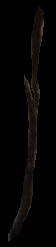
#> input picture UV_synthesis/back_stripes/back_b/b5.png, 56 x 247 px, found by its file name
$ python back_b5.py
#> lines starting #> are read from the running program, lines starting #| are printed output that depends on the picture
'''
b4
'''

import cv2
import numpy as np
import math
import matplotlib.pyplot as plt

def localTranslationWarpFastWithStrength(srcImg, startX, startY, endX, endY, radius, strength):
    ddradius = float(radius * radius)
    copyImg = np.zeros(srcImg.shape, np.uint8)
    copyImg = srcImg.copy()

    maskImg = np.zeros(srcImg.shape[:2], np.uint8)
    cv2.circle(maskImg, (startX, startY), math.ceil(radius), (255, 255, 255), -1)

    K0 = 100 / strength

    # 计算公式中的|m-c|^2
    ddmc_x = (endX - startX) * (endX - startX)
    ddmc_y = (endY - startY) * (endY - startY)
    H, W, C = srcImg.shape

    mapX = np.vstack([np.arange(W).astype(np.float32).reshape(1, -1)] * H)
    mapY = np.hstack([np.arange(H).astype(np.float32).reshape(-1, 1)] * W)

    distance_x = (mapX - startX) * (mapX - startX)
    distance_y = (mapY - startY) * (mapY - startY)
    distance = distance_x + distance_y
    K1 = np.sqrt(distance)
    ratio_x = (ddradius - distance_x) / (ddradius - distance_x + K0 * ddmc_x)
    ratio_y = (ddradius - distance_y) / (ddradius - distance_y + K0 * ddmc_y)
    ratio_x = ratio_x * ratio_x
    ratio_y = ratio_y * ratio_y

    UX = mapX - ratio_x * (endX - startX) * (1 - K1 / radius)
    UY = mapY - ratio_y * (endY - startY) * (1 - K1 / radius)

    np.copyto(UX, mapX, where=maskImg == 0)
    np.copyto(UY, mapY, where=maskImg == 0)
    UX = UX.astype(np.float32)
    UY = UY.astype(np.float32)
    copyImg = cv2.remap(srcImg, UX, UY, interpolation=cv2.INTER_LINEAR)

    return copyImg


#连续变换并保存j次图像
for j in range(10):

    # 读取图像，包括透明度通道
    img = cv2.imread('back_stripes/back_b/b5.png', cv2.IMREAD_UNCHANGED)
#> img is the input picture: shape (247, 56, 4); mean B, G, R, A 3, 3.7, 4.7, 34.9

    # 定义原始关键点
    src_points = np.int_([[39,18],[26,81],[33,106],[15,228]])

    #图像中心坐标
    center = (28,123)

    # 生成随机值
    '''此处随机值的大小代表了液化的移动程度'''
    rand_val = np.random.randint(1, 30)

    # 计算新的关键点，并转换为int
    dst_points = (src_points + np.random.randint(-rand_val, rand_val, src_points.shape)).astype(np.int_)

    #对每个关键点使用localTranslationWarpFastWithStrength函数
    for i in range(len(src_points)):
        img = localTranslationWarpFastWithStrength(img, src_points[i][0], src_points[i][1], dst_points[i][0], dst_points[i][1], 50, 200)
#> this loop made 4 passes
#> (ddmc_x in localTranslationWarpFastWithStrength, ddmc_y in localTranslationWarpFastWithStrength) on passes 1 to 4: (4, 64), (169, 100), (100, 36), (16, 36)
#> pass 1, in localTranslationWarpFastWithStrength, `distance_x = (mapX - startX) * (mapX - startX)`:
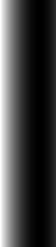
#> distance_x: shape (247, 56) float32; min 0, max 1521, mean 393.5; drawn with min black and max white
#> pass 1, in localTranslationWarpFastWithStrength, `distance_y = (mapY - startY) * (mapY - startY)`:
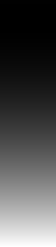
#> distance_y: shape (247, 56) float32; min 0, max 51984, mean 16109; drawn with min black and max white
#> pass 1, in localTranslationWarpFastWithStrength, `K1 = np.sqrt(distance)`:
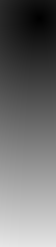
#> K1: shape (247, 56) float32; min 0, max 231.3, mean 109.9
#> after the loop:
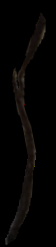
#> img: shape (247, 56, 4); mean B, G, R, A 2.9, 3.5, 4.5, 33.6


    #将变换后的新的关键点转换为np.float32
    src_points = dst_points.astype(np.float32)

    #定义矩阵变换关键点的新的随机值
    '''此处随机值的大小代表了仿射变换的程度'''
    rand_val = np.random.randint(1, 2)

    #计算新的关键点，并转换为float32
    dst_points = (src_points + np.random.randint(-rand_val, rand_val, src_points.shape)).astype(np.float32)


    #计算关键点的最大垂直距离,也就是y坐标的最大值减去最小值
    max_y = np.max(dst_points[:,1])
    min_y = np.min(dst_points[:,1])
    y_distance = max_y - min_y
    print('dst_points=',dst_points)
    print('y_distance=',y_distance)


    # 计算仿射变换矩阵
    matrix = cv2.getPerspectiveTransform(src_points, dst_points)

    # 对图像进行扭曲，边界外的值设为透明
    warped_img = cv2.warpPerspective(img, matrix, (img.shape[1], img.shape[0]), borderValue=(0,0,0,0))
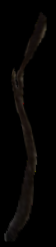
#> warped_img: shape (247, 56, 4); mean B, G, R, A 3.2, 3.9, 5, 37.7

    # 生成随机旋转角度和缩放因子
    '''旋转角度和缩放因子'''
    angle = np.random.uniform(0, 0)  # 旋转角度
    scale = np.random.uniform(0.4, 0.8)  # 缩放因子
    scale = 0.4

    #计算新的y_distance,计算方法为原来的y)distance乘上cos(angle)再乘上scale
    y_distance = y_distance * math.cos(math.radians(angle)) * scale
    #将y_distance转换为int
    y_distance = int(y_distance)

    print('angle=',angle)
    print('scale=',scale)
    print('y_distance=',y_distance)

    # 计算旋转缩放矩阵
    rot_matrix = cv2.getRotationMatrix2D(center, angle, scale)

    # 对扭曲后的图像进行旋转和缩放`
    final_img = cv2.warpAffine(warped_img, rot_matrix, (warped_img.shape[1], warped_img.shape[0]), borderValue=(0,0,0,0))
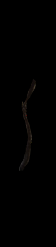
#> final_img: shape (247, 56, 4); mean B, G, R, A 0.5, 0.6, 0.8, 6

    # 保存扭曲后的图像
    copyImg = final_img

    # 如果图像是RGB格式，将其转换为RGBA
    if copyImg.shape[2] == 3:
        copyImg = cv2.cvtColor(copyImg, cv2.COLOR_RGB2RGBA)

    # 获取所有白色（也可以是其他颜色）的像素点
    white_pixels = (copyImg[..., :3] == [255, 255, 255]).all(axis=2)
#> white_pixels: shape (247, 56) bool; every value is 0

    # 将所有白色（也可以是其他颜色）的像素点设置为透明
    copyImg[white_pixels, 3] = 0

    # # 保存图像
    # cv2.imwrite('copyImg.png', copyImg)
    #保存第j次变换后的图像
    cv2.imwrite('stripes_back/b5' + str(j) + '.png', copyImg)

    #将y_distance保存到文件中
    with open('stripes_back/b5' + str(j) + '.txt','w') as f:
        f.write(str(y_distance) + '\n')
